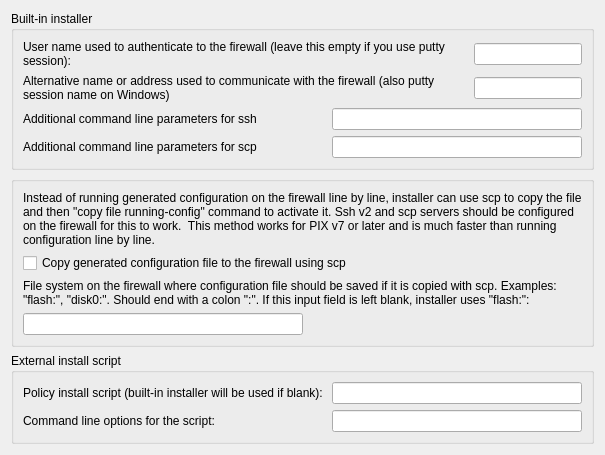
     <widget class="QWidget" name="tab2">
      <attribute name="title">
       <string>Installer</string>
      </attribute>
      <layout class="QGridLayout" name="pixAdvanced_gridLayout_6">
       <item row="0" column="0">
        <widget class="QGroupBox" name="groupBox2">
         <property name="title">
          <string>Built-in installer</string>
         </property>
         <layout class="QGridLayout" name="pixAdvanced_gridLayout_124">
          <item row="0" column="0">
           <widget class="QLabel" name="textLabel1_2">
            <property name="text">
             <string>User name used to authenticate to the firewall (leave this empty if you use putty session):</string>
            </property>
            <property name="alignment">
             <set>Qt::AlignLeading|Qt::AlignLeft|Qt::AlignVCenter</set>
            </property>
            <property name="wordWrap">
             <bool>true</bool>
            </property>
           </widget>
          </item>
          <item row="0" column="1">
           <widget class="QLineEdit" name="user">
            <property name="sizePolicy">
             <sizepolicy hsizetype="Fixed" vsizetype="Fixed">
              <horstretch>0</horstretch>
              <verstretch>0</verstretch>
             </sizepolicy>
            </property>
           </widget>
          </item>
          <item row="1" column="0">
           <widget class="QLabel" name="textLabel1_3">
            <property name="text">
             <string>Alternative name or address used to communicate with the firewall (also putty session name on Windows)</string>
            </property>
            <property name="alignment">
             <set>Qt::AlignLeading|Qt::AlignLeft|Qt::AlignTop</set>
            </property>
            <property name="wordWrap">
             <bool>true</bool>
            </property>
           </widget>
          </item>
          <item row="1" column="1">
           <widget class="QLineEdit" name="altAddress">
            <property name="sizePolicy">
             <sizepolicy hsizetype="Fixed" vsizetype="Fixed">
              <horstretch>0</horstretch>
              <verstretch>0</verstretch>
             </sizepolicy>
            </property>
           </widget>
          </item>
          <item row="2" column="0" colspan="2">
           <layout class="QHBoxLayout">
            <item>
             <widget class="QLabel" name="textLabel1_7">
              <property name="text">
               <string>Additional command line parameters for ssh</string>
              </property>
              <property name="wordWrap">
               <bool>false</bool>
              </property>
             </widget>
            </item>
            <item>
             <widget class="QLineEdit" name="sshArgs">
              <property name="sizePolicy">
               <sizepolicy hsizetype="Fixed" vsizetype="Fixed">
                <horstretch>0</horstretch>
                <verstretch>0</verstretch>
               </sizepolicy>
              </property>
              <property name="minimumSize">
               <size>
                <width>250</width>
                <height>0</height>
               </size>
              </property>
             </widget>
            </item>
           </layout>
          </item>
          <item row="3" column="0" colspan="2">
           <layout class="QHBoxLayout" name="_2">
            <item>
             <widget class="QLabel" name="textLabel1_8">
              <property name="text">
               <string>Additional command line parameters for scp</string>
              </property>
              <property name="wordWrap">
               <bool>false</bool>
              </property>
             </widget>
            </item>
            <item>
             <widget class="QLineEdit" name="scpArgs">
              <property name="sizePolicy">
               <sizepolicy hsizetype="Fixed" vsizetype="Fixed">
                <horstretch>0</horstretch>
                <verstretch>0</verstretch>
               </sizepolicy>
              </property>
              <property name="minimumSize">
               <size>
                <width>250</width>
                <height>0</height>
               </size>
              </property>
             </widget>
            </item>
           </layout>
          </item>
         </layout>
        </widget>
       </item>
       <item row="1" column="0">
        <widget class="QGroupBox" name="SCPgroupBox">
         <property name="title">
          <string/>
         </property>
         <layout class="QVBoxLayout" name="verticalLayout_2">
          <item>
           <widget class="QLabel" name="label">
            <property name="text">
             <string>Instead of running generated configuration on the firewall line by line, installer can use scp to copy the file and then &quot;copy file running-config&quot; command to activate it. Ssh v2 and scp servers should be configured on the firewall for this to work.  This method works for PIX v7 or later and is much faster than running configuration line by line.</string>
            </property>
            <property name="wordWrap">
             <bool>true</bool>
            </property>
           </widget>
          </item>
          <item>
           <widget class="QCheckBox" name="use_scp">
            <property name="text">
             <string>Copy generated configuration file to the firewall using scp</string>
            </property>
           </widget>
          </item>
          <item>
           <widget class="QLabel" name="label_3">
            <property name="text">
             <string>File system on the firewall where configuration file should be saved if it is copied with scp. Examples: &quot;flash:&quot;, &quot;disk0:&quot;. Should end with a colon &quot;:&quot;. If this input field is left blank, installer uses &quot;flash:&quot;:</string>
            </property>
            <property name="wordWrap">
             <bool>true</bool>
            </property>
           </widget>
          </item>
          <item>
           <layout class="QHBoxLayout" name="horizontalLayout_8">
            <item>
             <widget class="QLineEdit" name="filesystem"/>
            </item>
            <item>
             <spacer name="horizontalSpacer">
              <property name="orientation">
               <enum>Qt::Horizontal</enum>
              </property>
              <property name="sizeHint" stdset="0">
               <size>
                <width>40</width>
                <height>20</height>
               </size>
              </property>
             </spacer>
            </item>
           </layout>
          </item>
         </layout>
        </widget>
       </item>
       <item row="2" column="0">
        <widget class="QGroupBox" name="groupBox1">
         <property name="title">
          <string>External install script</string>
         </property>
         <layout class="QGridLayout" name="pixAdvanced_gridLayout_2">
          <item row="0" column="0">
           <layout class="QHBoxLayout" name="horizontalLayout">
            <property name="spacing">
             <number>0</number>
            </property>
            <property name="leftMargin">
             <number>0</number>
            </property>
            <item>
             <widget class="QLabel" name="textLabel5_2">
              <property name="sizePolicy">
               <sizepolicy hsizetype="Expanding" vsizetype="Preferred">
                <horstretch>0</horstretch>
                <verstretch>0</verstretch>
               </sizepolicy>
              </property>
              <property name="text">
               <string>Policy install script (built-in installer will be used if blank):</string>
              </property>
              <property name="alignment">
               <set>Qt::AlignLeading|Qt::AlignLeft|Qt::AlignVCenter</set>
              </property>
              <property name="wordWrap">
               <bool>false</bool>
              </property>
             </widget>
            </item>
            <item>
             <widget class="QLineEdit" name="installScript">
              <property name="sizePolicy">
               <sizepolicy hsizetype="Fixed" vsizetype="Fixed">
                <horstretch>0</horstretch>
                <verstretch>0</verstretch>
               </sizepolicy>
              </property>
              <property name="minimumSize">
               <size>
                <width>250</width>
                <height>0</height>
               </size>
              </property>
             </widget>
            </item>
           </layout>
          </item>
          <item row="2" column="0">
           <layout class="QHBoxLayout" name="horizontalLayout_2">
            <property name="spacing">
             <number>0</number>
            </property>
            <property name="leftMargin">
             <number>0</number>
            </property>
            <item>
             <widget class="QLabel" name="textLabel6_2">
              <property name="sizePolicy">
               <sizepolicy hsizetype="Expanding" vsizetype="Preferred">
                <horstretch>0</horstretch>
                <verstretch>0</verstretch>
               </sizepolicy>
              </property>
              <property name="text">
               <string>Command line options for the script:</string>
              </property>
              <property name="alignment">
               <set>Qt::AlignLeading|Qt::AlignLeft|Qt::AlignVCenter</set>
              </property>
              <property name="wordWrap">
               <bool>false</bool>
              </property>
             </widget>
            </item>
            <item>
             <widget class="QLineEdit" name="installScriptArgs">
              <property name="sizePolicy">
               <sizepolicy hsizetype="Fixed" vsizetype="Fixed">
                <horstretch>0</horstretch>
                <verstretch>0</verstretch>
               </sizepolicy>
              </property>
              <property name="minimumSize">
               <size>
                <width>250</width>
                <height>0</height>
               </size>
              </property>
             </widget>
            </item>
           </layout>
          </item>
         </layout>
        </widget>
       </item>
      </layout>
     </widget>
